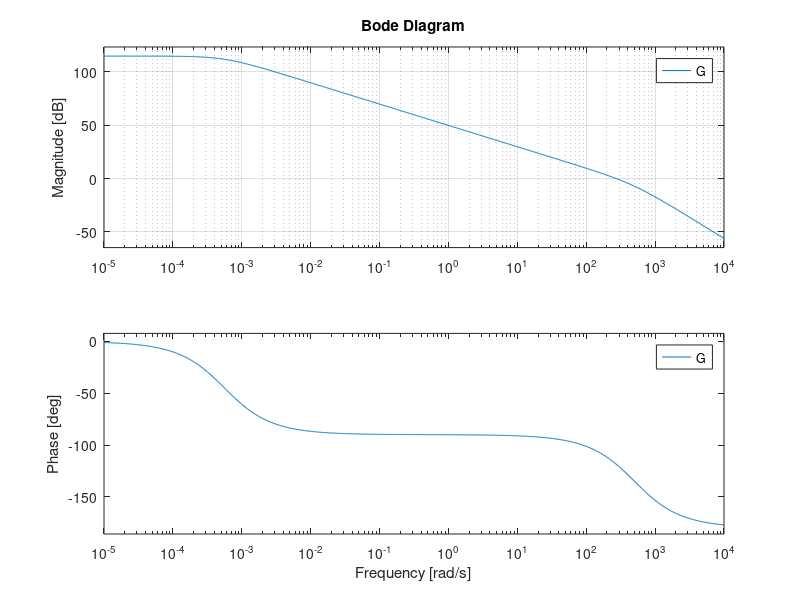

Here is the MATLAB script that generated this plot:
% clear everything
close all
clear all
clc

% Example Transfer Function : H(s) = 1/(s^2 + 0.2s + 0.01)

% Numerator
num = [0.03/((2.4*10^-3)*(8*10^-5))];
% Denominator. Takes the koeficients to s, starting from the highest power
% (s^2, s^1, s^0)
den = [1 ((5*10^-5)*(2.4*10^-3)+(8*10^-5)*1.2)/((8*10^-5)*(2.4*10^-3)) ((5*10^-5)*1.2*(0.03^2))/((8*10^-5)*(2.4*10^-3))];

% Transfer Function. tf is a built in function in matlab
G = tf(num, den)

% Plot Frequency Response
bode(G),grid